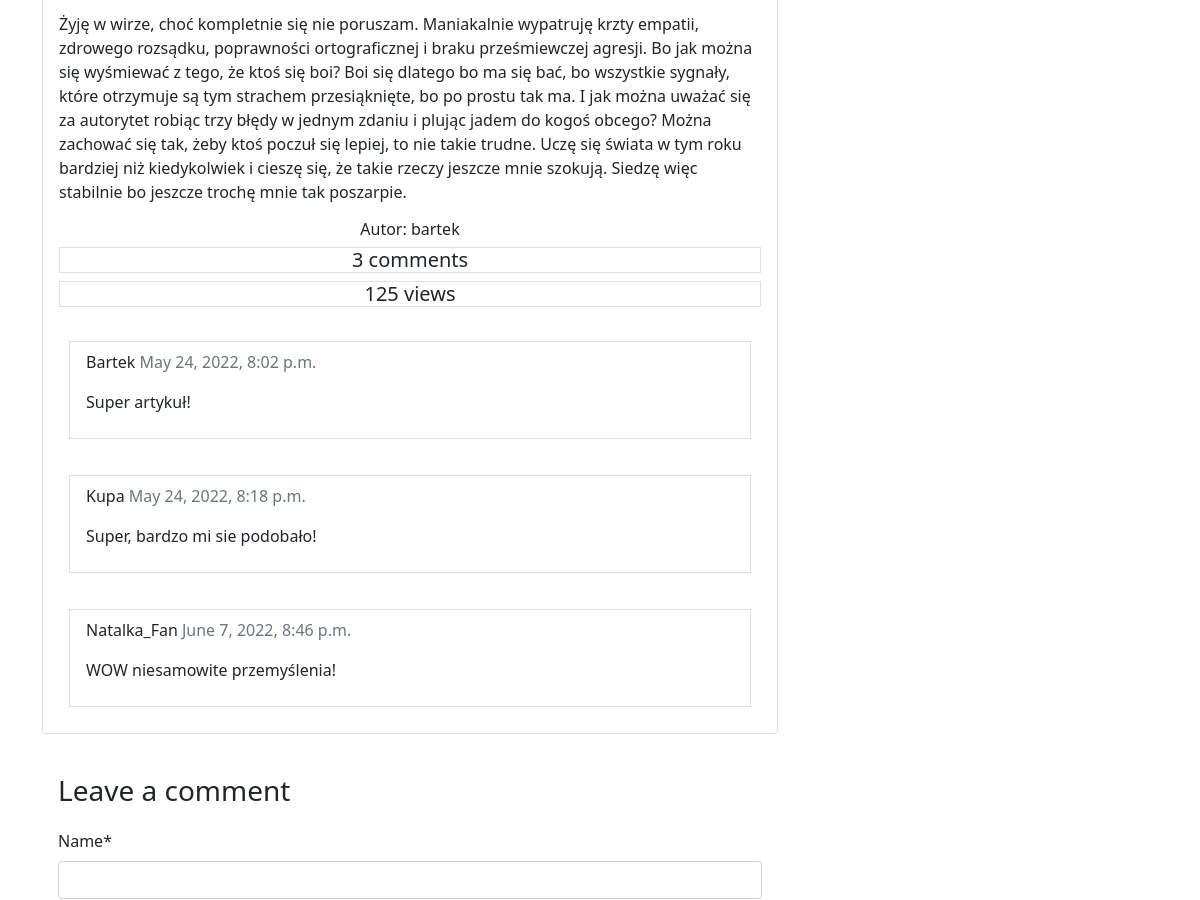
The app's page /photoblog/post_detail/13/ (middle part), older data.
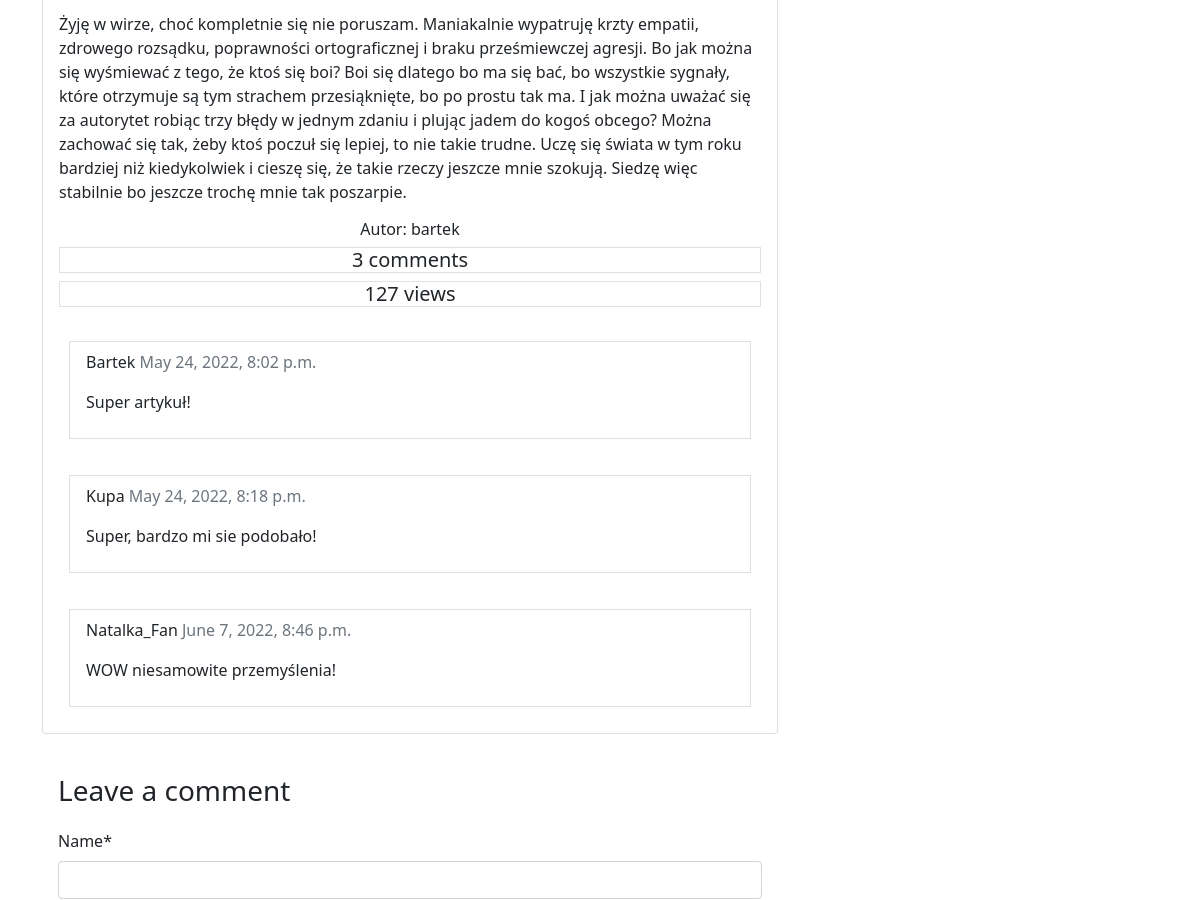
The same page, newer data.
### photoblog/models.py (models this page shows, shortened)
class Post(models.Model):
    created_date = models.DateTimeField(default=now)
    updated_date = models.DateTimeField(auto_now=True)
    content = models.TextField()
    title = models.CharField(max_length=200)
    slug = models.SlugField(max_length=200, unique=True)
    author = models.ForeignKey(User, on_delete=models.CASCADE,related_name='blog_posts')
    public = models.BooleanField(default=True)
    image = models.ImageField(upload_to='image/%Y/%m/%d')
    blog_views = models.IntegerField(default=0)
    def slug(self):
        return slugify(self.title)
    class Meta:
        ordering = ['-created_date']

class Comment(models.Model):
    post = models.ForeignKey(Post,on_delete=models.CASCADE,related_name='comments')
    name = models.CharField(max_length=80)
    email = models.EmailField()
    body = models.TextField()
    created_on = models.DateTimeField(auto_now_add=True)
    active = models.BooleanField(default=False)
    class Meta:
        ordering = ['created_on']

### photoblog/views.py (the view)
# urls.py: path('post_detail/<int:pk>/',views.post_detail,name='post_detail'),
def post_detail(request,pk):
    template_name = 'post_detail.html'
    post = get_object_or_404(Post,pk=pk)
    comments = post.comments.filter(active=True)
    new_comment = None
    blog_object=Post.objects.get(pk=pk)
    blog_object.blog_views=blog_object.blog_views+1
    blog_object.save()
    if request.method == 'POST':
        comment_form = CommentForm(data=request.POST)
        if comment_form.is_valid():
            new_comment = comment_form.save(commit=False)
            new_comment.post = post
            new_comment.save()
    else:
        comment_form = CommentForm()
    context = {
        'post': post,
        'comments': comments,
        'new_comment': new_comment,
        'comment_form': comment_form,
        }
    return render(request, template_name, context)

### photoblog/forms.py
class CommentForm(forms.ModelForm):
    class Meta:
        model = Comment
        fields = ('name', 'email', 'body')
        labels = {
            'body': _('Comment'),
        }

### photoblog/templates/photoblog/post_detail.html (shortened to what this page needs)
{% extends "base.html" %}
{% load crispy_forms_tags %}
{% block content %}
<div class="col-lg-8">
    <div class="card mb-4">
        <div class="card-body px-xxl-5">
                <p class="card-text justify-content-start">{{ post.content | linebreaks }}</p>
                <h6 align="center">Autor: {{ post.author }}</h6>
                <h5 class="border" align="center">{{ comments.count }} comments</h5>
                <h5 class="border" align="center">{{ post.blog_views }} views</h5>
                <ul class="list-group">
                {% for comment in comments %}
                    <div class="comments" style="padding: 10px;">
                    <p class="font-weight-bold">
                    <li class="list-group-item">
                    {{ comment.name }}
                        <span class=" text-muted font-weight-normal">
                        {{ comment.created_on }}
                        </span>
                        </p>
                    {{ comment.body | linebreaks }}
                    </div>
                {% endfor %}
                </ul>
        </div>
    </div>
    <div class="card-body">
        {% if new_comment %}
        <div class="alert alert-success" role="alert">
        Your comment is awaiting moderation
        </div>
        {% else %}
        <h3>Leave a comment</h3>
        <form method="post" style="margin-top: 1.3em;">
        {{ comment_form |crispy }}
        </form>
        {% endif %}
    </div>
</div>
{% endblock  %}

### photoblog/templates/photoblog/base.html (shortened to what this page needs)
{% load static %}
<html lang="pl">
<head>
    <link href="https://cdn.jsdelivr.net/npm/bootstrap@5.1.3/dist/css/bootstrap.min.css" rel="stylesheet">
</head>
<body>
    <div class="container">
        <div class="row">
        {% block content %}
        {% endblock %}
            <div class="col-lg-4">
            </div>
        </div>
    </div>
</body>
</html>

Row changes from the older to the newer data that the page shows:
changed Post "bartek": blog_views "125" → "127"
